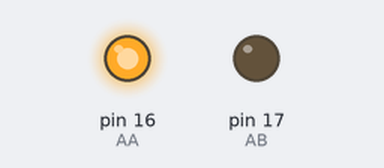
A sketch run on a simulated Arduino Uno, built with avr-gcc and run on an emulated ATmega328P. Parts: output pins drawn as LEDs (lit = HIGH).

Above: at 2.5 s.
At 7.5 s:
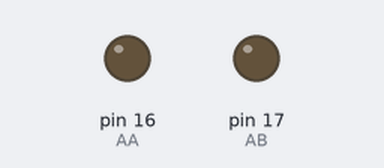
Timing chart, 0 to 13.0 s (numbered marks = the images above):
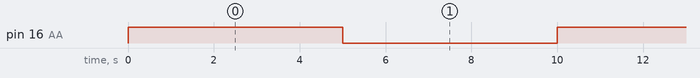

Measured:
- by itself, pin 16 (AA): alternates HIGH for 5.0 s and LOW for 5.0 s

The sketch:

03_fan.ino
```cpp
/*
  2단계 ① 쿨링 팬 — 모터 드라이버 A채널로 팬 돌리기
  결선(키트 조립에서 팬B만 빼요!): 확장쉴드 S(4)→A-1B · S(5)→A-1A · G(4)→GND · V(4)→VCC
                         팬은 모터 드라이버 MOTOR A 단자에
  🆕 MOTOR B 단자는 미니 워터펌프 자리예요 → 점검은 09_waterpump_touch로!
  D1 R32 변환: D4→17, D5→16  ← 코드의 번호는 이것!
  ⚠ 팬이 안 돌면 배터리(외부 전원)를 연결하세요 — USB 전원만으론 부족할 수 있어요
*/

// 모터 드라이버 제어 핀 2개 — 팬 하나에 핀 2개씩 (방향 결정용)
#define AA 16  // 팬A 방향1 (확장쉴드 D5 줄 = GPIO16)
#define AB 17  // 팬A 방향2 (확장쉴드 D4 줄 = GPIO17)

// 처음 한 번만 실행
void setup() {
  // 두 핀 모두 "출력용"으로 설정 — 보드가 이 핀으로 전기 신호를 내보낼 거예요
  pinMode(AA, OUTPUT);
  pinMode(AB, OUTPUT);
}

// 무한 반복
void loop() {
  // 팬 켜기 — 한쪽 핀은 HIGH(전기 O), 반대쪽 핀은 LOW(전기 X)여야 회전!
  // (두 핀이 같으면 멈춰요. HIGH/LOW를 서로 바꾸면 반대 방향으로 돌아요)
  digitalWrite(AA, HIGH); digitalWrite(AB, LOW);   // 팬A 회전
  delay(5000);   // 5초 동안 돌리기

  // 팬 끄기 — 모든 핀 LOW
  digitalWrite(AA, LOW); digitalWrite(AB, LOW);    // 팬A 정지
  delay(5000);   // 5초 동안 정지
}

/*
  [응용 — 키트 자료의 속도 3단계 실습]
  digitalWrite 대신 analogWrite를 쓰면 속도 조절(PWM)이 돼요:
    analogWrite(AA, 100);  → 느리게
    analogWrite(AA, 150);  → 중간
    analogWrite(AA, 255);  → 최대
  (AB는 LOW 유지. 값 범위 0~255 — 값이 클수록 빨라요)
*/
```
